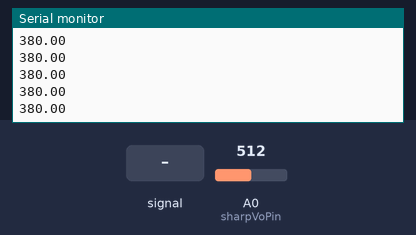
Bench run of a sketch on a simulated Arduino Uno, built with avr-gcc and run on an emulated ATmega328P. Parts: the last lines printed to the serial monitor. Inputs (shaded band) come from the test bench; at power-on: A0 (sharpVoPin) = 512.

Above: at 1.2 s.
1.3 s: A0 (sharpVoPin) fed a 200 Hz sine of ±81 counts around its level
At 1.33 s:
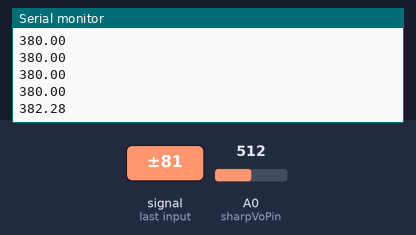
2.8 s: A0 (sharpVoPin) set to 716
At 2.8 s:
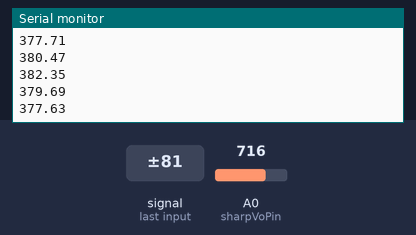
4.3 s: A0 (sharpVoPin) set to 900
At 4.31 s:
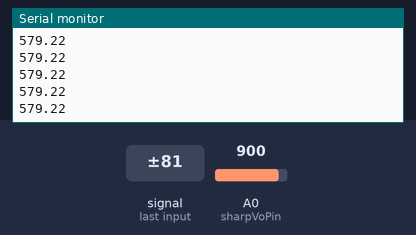
Timing chart, 0 to 7.3 s (numbered marks = the images above; inputs shaded):
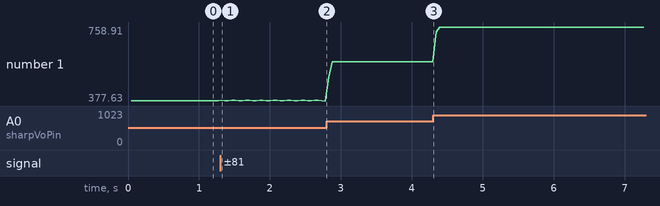

Measured:
- after the input at 1.3 s, the serial monitor: prints a new line at once (image 1)
- plotted number 1: 380 → 377.63 after the input at 1.3 s, 377.63 → 579.22 after the input at 2.8 s, 579.22 → 758.91 after the input at 4.3 s

The sketch:

sharp_dust_nodemcu.ino
```cpp
#include <Chrono.h>
//Chrono sharp;
Chrono wait1(Chrono::MICROS);                                                    // timer for 10 second intervals for publishing level sensor to Serial
Chrono wait2(Chrono::MICROS);

//Dust sensor Specifications
const int   sharpLEDPin         =      5;   // Digital pin 5 connect to sensor LED.
const int   sharpVoPin          =      A0;   // Analog pin 0 connect to sensor Vo.

#define     USE_AVG                          // For averaging last N raw voltage readings.
#ifdef      USE_AVG
#define     N                          100
static unsigned long VoRawTotal =      0;
static int  VoRawCount          =      0;
#endif // USE_AVG

static float Voc                 =     0.6;   // Typical output voltage in Volts when there is zero dust.
const float K                    =     0.5;   // Typical sensitivity in units of V per 100ug/m3.

float       dustDensity          =     0;
float       dV                   =     0;
/////////////////////////////////////////////////////////////////////////////////////
void setup() {
    Serial.begin(115200);
}

void loop() {
  GetSHARPData();
}

void GetSHARPData() {
  digitalWrite(sharpLEDPin, LOW);               // Turn on the dust sensor LED by setting digital pin LOW.
  wait1.restart();                              // Add a 280us delay between sensor readings
  while (wait1.hasPassed(280)) {}
  //delayMicroseconds(280);                     // Wait 0.28ms before taking a reading of the output voltage as per spec.
  int VoRaw = analogRead(sharpVoPin);           // Record the output voltage. This operation takes around 100 microseconds.
  digitalWrite(sharpLEDPin, HIGH);              // Turn the dust sensor LED off by setting digital pin HIGH.
  wait2.restart();                              // Add a 9620us delay between sensor readings
  while (wait2.hasPassed(9620)) {}
  //delayMicroseconds(9620);                    // Wait for remainder of the 10ms cycle = 10000 - 280 - 100 microseconds.

  float Vo = VoRaw;                             // Smoothing data by averaging
  #ifdef USE_AVG
  VoRawTotal += VoRaw;
  VoRawCount++;
  if ( VoRawCount >= N ) {
    Vo = 1.0 * VoRawTotal / N;
    VoRawCount = 0;
    VoRawTotal = 0;
  } else {
    return;
  }
  #endif // USE_AVG

  Vo = Vo / 1024.0 * 5.0;                        // Compute the output voltage in Volts.
  dV = Vo - Voc;                                 // Convert to Dust Density in units of ug/m3.
  if ( dV < 0 ) {
    dV = 0;
    Voc = Vo;
  }
  dustDensity = dV / K * 100.0;
  //Serial.println("Vo" + String(Vo*1000.0) + "mV");
  //Serial.println("Dust Density" + String(dustDensity) + "ug/m3");
  Serial.println(dustDensity);
}
```
